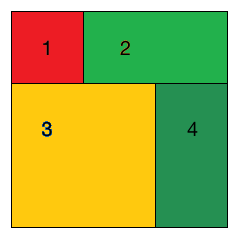
#> input picture scriptsVision/images/squares_2.png, 238 x 238 px
$ python control.py
#> lines starting #> are read from the running program, lines starting #| are printed output that depends on the picture; after the words box and inside, x2 and y2 are one past the last pixel; in counts of white or black regions, pixels touching at a corner belong together
### scriptsVision/camera.py
import cv2
import numpy as np
from cv_bridge import CvBridge

class Camera:

    def __init__(self, dummy=False):
        # read image
#> called with dummy = False
        self.img = cv2.imread("./images/squares_2.png")
#> self.img is the input picture: shape (238, 238, 3); mean B, G, R 79.5, 175, 168.3
        #self.img = cv2.VideoCapture(0)
        #self.ret, self.frame = self.img.read()
        # TODO read from video real-time
        # convert image to hsv
        #self.hsv = cv2.cvtColor(self.frame, cv2.COLOR_BGR2HSV)
        self.hsv = cv2.cvtColor(self.img, cv2.COLOR_BGR2HSV)
#> self.hsv: shape (238, 238, 3); mean H, S, V 49.5, 177.5, 213
        # create threshold image
        self.lower = (0, 240, 160)
        self.upper = (30, 255, 255)
        self.threshold = cv2.inRange(self.hsv, self.lower, self.upper)
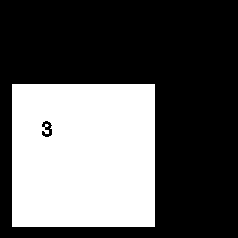
#> self.threshold: shape (238, 238); 35.9% white; 1 white region, box (x1, y1, x2, y2) and area: (12, 84, 155, 227) 20353
        # opencv ros bridge
        self.bridge = CvBridge()
        # subscribe to camera topic

        # call functions
        self.morphology()
        self.draw_contours()
        self.get_square_center()
        self.get_center_img()
        if dummy:
            self.show_results()
        else:
            self.show_final()


    # [108 lines left out: functions image_callback, get_square_center, get_center_img, morphology, draw_contours, show_results and 1 more, not called in this run]


# [2 lines that do not run on import are left out]

### scriptsVision/control.py
import camera
#import rospy
import sys
import time

class Drone:

    def __init__(self):
        self.camera = camera.Camera()
        self.align_to_square()


    def search(self, x):
        """
        Moves from current position -x to x
        """


    def manual_takeover(self):
        """
        When needed, after hitting the letter "m"
        it will give teleop commands priority
        """


    def align_to_square(self):
        """
        Aligns center of image to center of square with a 5-pixel
        error threshold.
        """
        # align x
        while abs(self.camera.center[0] - self.camera.cX) > 20:
            if self.camera.center[0] - self.camera.cX > 20:
                # move x in left
                print("move left")
            elif self.camera.center[0] - self.camera.cX < 20:
                print("move right")
            else:
                print("center")
            # !change to rospy.sleep()
            time.sleep(1)


if __name__ == "__main__":
    Drone()
#> (the call stopped at in __init__, `self.bridge = CvBridge()`: cv_bridge is not available in this run)
